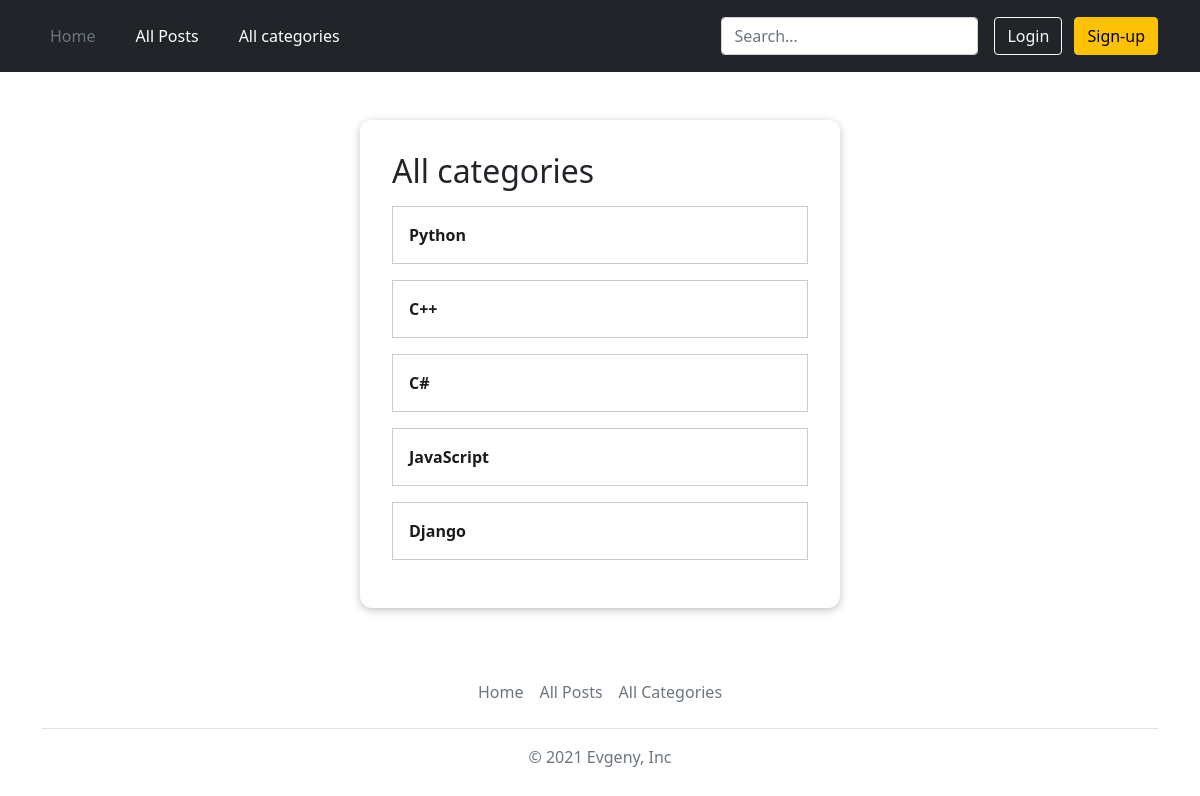
Page /categories/ on the committed database.
### blog/models.py (models this page shows, shortened)
class Tag(models.Model):
    caption = models.CharField(max_length=10)
    slug = models.SlugField(unique=True, null=True)

### blog/views.py (the view)
# urls.py: path('categories/', views.CategoriesView.as_view(), name='categories-page'),
class CategoriesView(ListView):
    template_name = 'blog/categories.html'
    model = Tag
    context_object_name = 'tags'

### blog/templates/blog/categories.html (shortened to what this page needs)
{% extends 'base.html' %}
{% load static %}
{% block css_files %}
  <link rel="stylesheet" href="{% static 'blog/categories.css' %}">
{% endblock %}
{% block content %}
  <section id="stored-posts">
    <h2>All categories</h2>
    <ul>
      {% for tag in tags %}
        <li>
          <a href="{% url 'category-page' tag.slug %}">
            {{ tag.caption }}
          </a>
        </li>
      {% endfor %}
    </ul>
  </section>
{% endblock %}

### blog/static/blog/categories.css (style rules this page uses)
#stored-posts { margin: 3rem auto 3rem auto; padding: 2rem; border-radius: 12px; box-shadow: 0 2px 8px rgba(0, 0, 0, 0.25); background-color: white; width: 90%; max-width: 30rem; }
#stored-posts ul { list-style: none; padding: 0; }
#stored-posts li { margin: 1rem 0; }
#stored-posts a { display: block; padding: 1rem; width: 100%; text-decoration: none; border: 1px solid #ccc; color: #1b1b1b; font-weight: bold; }

### rows in the picture
Tag: caption "Python"
Tag: caption "C++"
Tag: caption "C#"
Tag: caption "JavaScript"
Tag: caption "Django"
